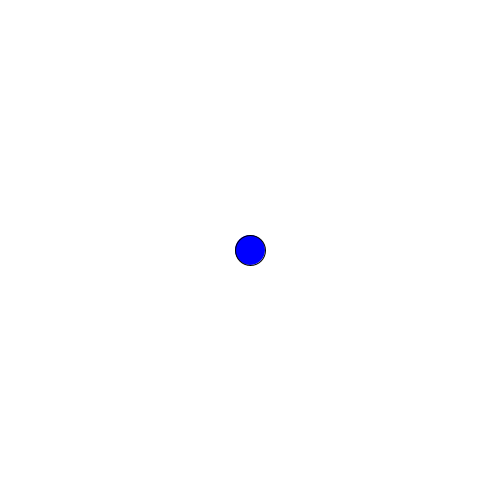
Frame 1 (no input)
Frame 60 (the mouse pressed at the canvas centre just before this capture): identical to frame 1, image omitted
Frame 120 (the mouse held since frame 60 and released just before this capture): identical to frame 1, image omitted

The Processing sketch that drew this single still picture (run headless with seeded random() and noise(); from frame 60 on, the mouse is pressed at the canvas centre):

// Processing sketch: move_key_ex
// ── move_key_ex.pde
float x  = 250, y = 250;
boolean up, down, left, right;

void setup() {
  size(500,500);
}

void draw() {
  background(255);
  if (up) y -= 5;
  if (down) y += 5;
  if (left) x -= 5;
  if (right) x += 5;
  fill(0,0,255);
  ellipse(x,y,30,30);
}

void keyPressed() {
  if (keyCode == UP) up = true;
  if (keyCode == DOWN) down = true;
  if (keyCode == LEFT) left = true;
  if (keyCode == RIGHT) right = true;
}

void keyReleased() {
  if (keyCode == UP) up = false;
  if (keyCode == DOWN) down = false;
  if (keyCode == LEFT) left = false;
  if (keyCode == RIGHT) right = false;
}
